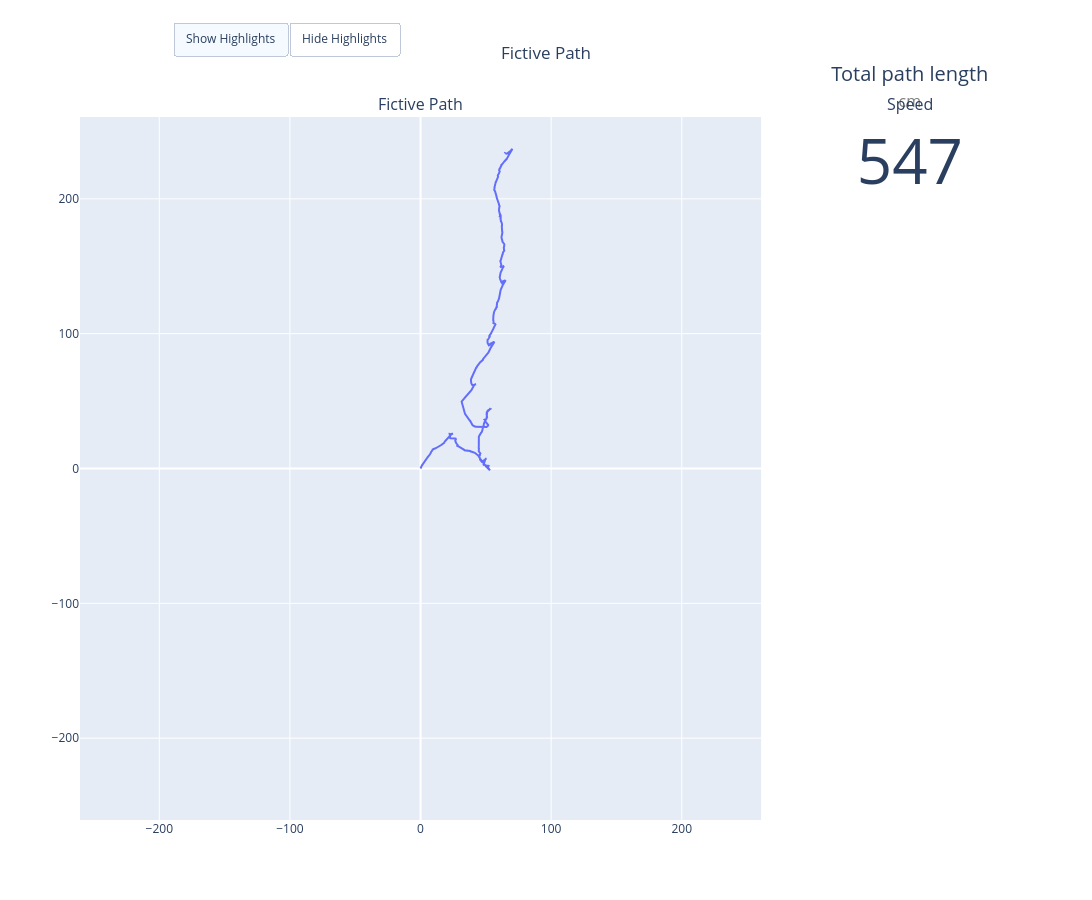

This figure's notebook cell:
### Markdown cell above
### trying to make plot with go

### Code cell
fig = make_subplots(rows=5, cols=2, shared_xaxes=True, horizontal_spacing=0.05,
                    specs=[[{'rowspan': 5}, {'type': 'domain'}],[None, None],[None, None],[None, None],[None, None]],
                    subplot_titles=('Fictive Path', 'Speed', 'Angular Orientation', 'Acceleration', 'Distance per frame'),
                    column_widths=[1, 0.3])

fig.add_trace(go.Scatter(x=df['integrated side motion'], 
                         y=df['integrated forward motion'],
                         mode='lines',
                         customdata=df[['timestamp', 'animal movement speed', 'angular orientation', 'acceleration']],
                         hovertemplate='Time: %{customdata[0]:.2f} s<br>' +
                                        'Speed: %{customdata[1]:.2f} cm/s<br>' +
                                        'Angle: %{customdata[2]:.2f}°<br>' +
                                        'Acceleration: %{customdata[3]:.2f} cm/s²',
                         
                         ), row=1, col=1)

fig.add_trace(go.Indicator(mode='number',
                           value=total,
                           title={'text': 'Total path length<br><span style="font-size:0.8em;color:gray">cm</span>'},
                           domain={'x': [0.7, 1], 'y': [0.9, 1]}), row=1, col=2)

highlight = df['acceleration'] > 0.9

fig.add_trace(go.Scatter(
    x=df['integrated side motion'][highlight],
    y=df['integrated forward motion'][highlight],
    mode='markers',
    name='High Speed',
    marker=dict(color='red', size=10, symbol='diamond'),
    visible=False
))

fig.update_layout(
    updatemenus=[
        dict(
            type="buttons",
            direction="right",
            buttons=list([
                dict(label="Show Highlights",
                     method="update",
                     args=[{"visible": [True, True]},
                           {"title": "High-Speed Points Highlighted"}]),
                dict(label="Hide Highlights",
                     method="update",
                     args=[{"visible": [True, False]},
                           {"title": "Original Path"}]),
            ]),
            pad={"r": 10, "t": 10},
            showactive=True,
            x=0.1,
            xanchor="left",
            y=1.15,
            yanchor="top"
        )
    ],
    title="Animal Path with Highlight Toggle"
)

fig.update_layout(title_text='Fictive Path', 
                  title_x=0.5, 
                  width=1300, 
                  height=900,
                  xaxis = dict(range=[-size,size]),
                  yaxis = dict(range=[-size,size]),)
fig.show()

### Figure 1 — Plotly figure (JSON) as saved in the notebook; plotly's stock layout.template omitted (floating-point values rounded to 4 significant figures; data arrays with more than 128 entries replaced by an {"elided": "..."} marker saying what was removed)
{"data": [{"customdata": {"elided": "3925x4 float values"}, "hovertemplate": "Time: %{customdata[0]:.2f} s<br>Speed: %{customdata[1]:.2f} cm/s<br>Angle: %{customdata[2]:.2f}°<br>Acceleration: %{customdata[3]:.2f} cm/s²", "mode": "lines", "type": "scatter", "x": {"elided": "3925 float values"}, "xaxis": "x", "y": {"elided": "3925 float values"}, "yaxis": "y"}, {"domain": {"x": [0.7808, 1.0], "y": [0.88, 1]}, "mode": "number", "title": {"text": "Total path length<br><span style=\"font-size:0.8em;color:gray\">cm</span>"}, "type": "indicator", "value": 547.3}, {"marker": {"color": "red", "size": 10, "symbol": "diamond"}, "mode": "markers", "name": "High Speed", "type": "scatter", "visible": false, "x": {"elided": "1743 float values"}, "y": {"elided": "1743 float values"}}], "layout": {"annotations": [{"font": {"size": 16}, "showarrow": false, "text": "Fictive Path", "x": 0.3654, "xanchor": "center", "xref": "paper", "y": 1, "yanchor": "bottom", "yref": "paper"}, {"font": {"size": 16}, "showarrow": false, "text": "Speed", "x": 0.8904, "xanchor": "center", "xref": "paper", "y": 1, "yanchor": "bottom", "yref": "paper"}], "height": 900, "title": {"text": "Fictive Path", "x": 0.5}, "updatemenus": [{"buttons": [{"args": [{"visible": [true, true]}, {"title": "High-Speed Points Highlighted"}], "label": "Show Highlights", "method": "update"}, {"args": [{"visible": [true, false]}, {"title": "Original Path"}], "label": "Hide Highlights", "method": "update"}], "direction": "right", "pad": {"r": 10, "t": 10}, "showactive": true, "type": "buttons", "x": 0.1, "xanchor": "left", "y": 1.15, "yanchor": "top"}], "width": 1300, "xaxis": {"anchor": "y", "domain": [0, 0.7308], "range": [-260.7, 260.7]}, "yaxis": {"anchor": "x", "domain": [0, 1], "range": [-260.7, 260.7]}}}
